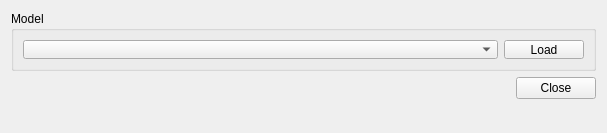
<?xml version="1.0" encoding="UTF-8"?>
<ui version="4.0">
 <class>Form</class>
 <widget class="QWidget" name="Form">
  <property name="geometry">
   <rect>
    <x>0</x>
    <y>0</y>
    <width>607</width>
    <height>133</height>
   </rect>
  </property>
  <property name="windowTitle">
   <string>Select model and result files</string>
  </property>
  <layout class="QVBoxLayout" name="verticalLayout">
   <item>
    <widget class="QGroupBox" name="modelBox">
     <property name="sizePolicy">
      <sizepolicy hsizetype="Minimum" vsizetype="Minimum">
       <horstretch>0</horstretch>
       <verstretch>0</verstretch>
      </sizepolicy>
     </property>
     <property name="minimumSize">
      <size>
       <width>0</width>
       <height>60</height>
      </size>
     </property>
     <property name="title">
      <string>Model</string>
     </property>
     <layout class="QHBoxLayout" name="horizontalLayout_2">
      <item>
       <widget class="QComboBox" name="modelSpatialiteComboBox"/>
      </item>
      <item>
       <widget class="QPushButton" name="selectModelSpatialiteButton">
        <property name="sizePolicy">
         <sizepolicy hsizetype="Fixed" vsizetype="Fixed">
          <horstretch>0</horstretch>
          <verstretch>0</verstretch>
         </sizepolicy>
        </property>
        <property name="text">
         <string>Load</string>
        </property>
       </widget>
      </item>
     </layout>
    </widget>
   </item>
   <item>
    <layout class="QHBoxLayout" name="buttonLayout">
     <property name="rightMargin">
      <number>0</number>
     </property>
     <item>
      <spacer name="horizontalSpacer">
       <property name="orientation">
        <enum>Qt::Horizontal</enum>
       </property>
       <property name="sizeType">
        <enum>QSizePolicy::Expanding</enum>
       </property>
       <property name="sizeHint" stdset="0">
        <size>
         <width>4</width>
         <height>4</height>
        </size>
       </property>
      </spacer>
     </item>
     <item>
      <widget class="QPushButton" name="closeButton">
       <property name="text">
        <string>Close</string>
       </property>
      </widget>
     </item>
    </layout>
   </item>
   <item>
    <spacer name="verticalSpacer">
     <property name="orientation">
      <enum>Qt::Vertical</enum>
     </property>
     <property name="sizeHint" stdset="0">
      <size>
       <width>20</width>
       <height>40</height>
      </size>
     </property>
    </spacer>
   </item>
  </layout>
 </widget>
 <resources/>
 <connections/>
</ui>
